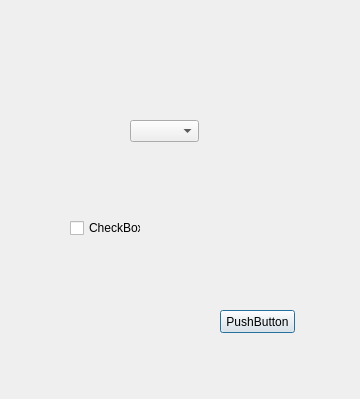
<?xml version="1.0" encoding="UTF-8"?>
<ui version="4.0">
 <class>FCCShowStruct</class>
 <widget class="QDialog" name="FCCShowStruct">
  <property name="geometry">
   <rect>
    <x>0</x>
    <y>0</y>
    <width>360</width>
    <height>399</height>
   </rect>
  </property>
  <property name="windowTitle">
   <string>Dialog</string>
  </property>
  <widget class="QComboBox" name="comboBox">
   <property name="geometry">
    <rect>
     <x>130</x>
     <y>120</y>
     <width>69</width>
     <height>22</height>
    </rect>
   </property>
  </widget>
  <widget class="QPushButton" name="pushButton">
   <property name="geometry">
    <rect>
     <x>220</x>
     <y>310</y>
     <width>75</width>
     <height>23</height>
    </rect>
   </property>
   <property name="text">
    <string>PushButton</string>
   </property>
  </widget>
  <widget class="QCheckBox" name="checkBox">
   <property name="geometry">
    <rect>
     <x>70</x>
     <y>220</y>
     <width>71</width>
     <height>16</height>
    </rect>
   </property>
   <property name="text">
    <string>CheckBox</string>
   </property>
  </widget>
 </widget>
 <resources/>
 <connections/>
</ui>
